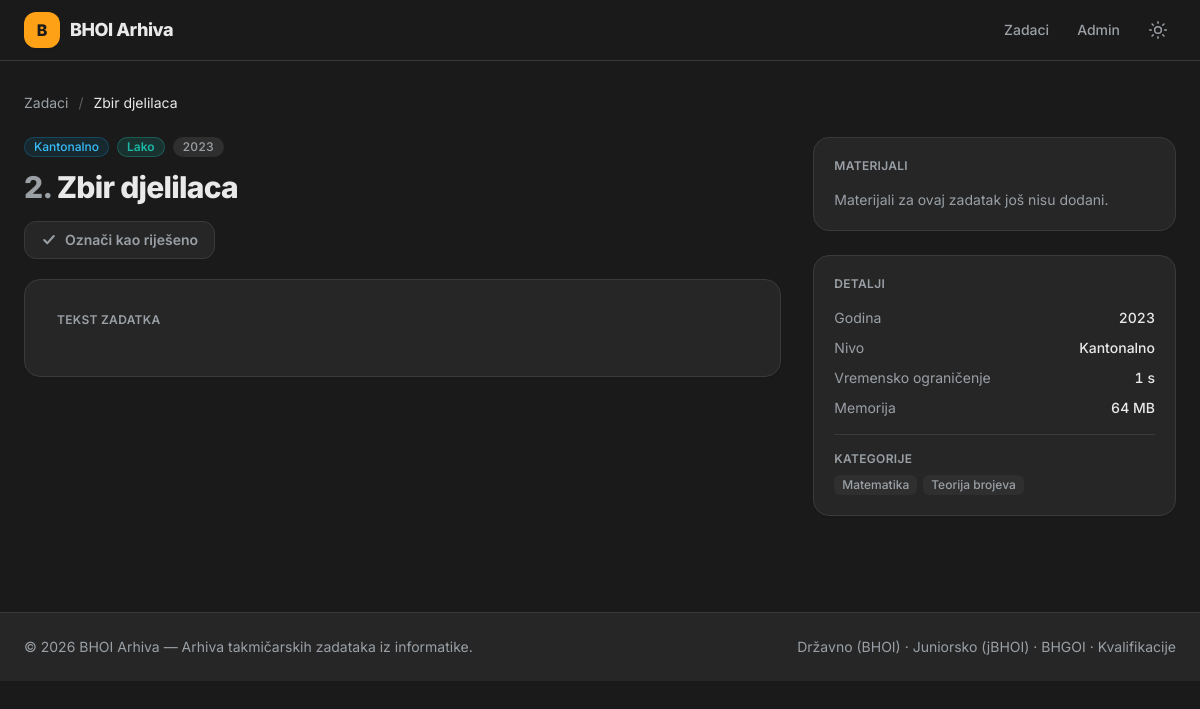
/task.php?id=3, run on the app's committed database.
### tables this page shows
CREATE TABLE `tasks` (
    `id`             INT UNSIGNED NOT NULL AUTO_INCREMENT,
    `title`          VARCHAR(200) NOT NULL,
    `slug`           VARCHAR(220) NOT NULL,
    `statement`      MEDIUMTEXT NULL,                  
    `year`           SMALLINT UNSIGNED NOT NULL,
    `level_id`       INT UNSIGNED NOT NULL,
    `difficulty`     ENUM('Lako','Srednje','Teško') NOT NULL DEFAULT 'Srednje',
                                                       
    `difficulty_rating` TINYINT UNSIGNED NOT NULL DEFAULT 5,  
    `problem_index`  VARCHAR(10) NULL,                 
    `time_limit_ms`  INT UNSIGNED NULL,
    `memory_limit_mb`INT UNSIGNED NULL,
    `pdf_path`       VARCHAR(255) NULL,                
    `tests_path`     VARCHAR(255) NULL,                
    `created_at`     TIMESTAMP NOT NULL DEFAULT CURRENT_TIMESTAMP,
    `updated_at`     TIMESTAMP NOT NULL DEFAULT CURRENT_TIMESTAMP ON UPDATE CURRENT_TIMESTAMP,
    PRIMARY KEY (`id`),
    UNIQUE KEY `uq_tasks_slug` (`slug`),
    KEY `idx_tasks_year` (`year`),
    KEY `idx_tasks_level` (`level_id`),
    KEY `idx_tasks_difficulty` (`difficulty`),
    KEY `idx_tasks_difficulty_rating` (`difficulty_rating`),
    CONSTRAINT `fk_tasks_level`
        FOREIGN KEY (`level_id`) REFERENCES `levels` (`id`)
        ON UPDATE CASCADE ON DELETE RESTRICT
);

CREATE TABLE `levels` (
    `id`         INT UNSIGNED NOT NULL AUTO_INCREMENT,
    `name`       VARCHAR(100) NOT NULL,
    `slug`       VARCHAR(100) NOT NULL,
    `sort_order` TINYINT UNSIGNED NOT NULL DEFAULT 0,  
    PRIMARY KEY (`id`),
    UNIQUE KEY `uq_levels_slug` (`slug`),
    UNIQUE KEY `uq_levels_name` (`name`)
);

CREATE TABLE `tags` (
    `id`   INT UNSIGNED NOT NULL AUTO_INCREMENT,
    `name` VARCHAR(80) NOT NULL,
    `slug` VARCHAR(80) NOT NULL,
    PRIMARY KEY (`id`),
    UNIQUE KEY `uq_tags_slug` (`slug`),
    UNIQUE KEY `uq_tags_name` (`name`)
);

### includes/bootstrap.php (called while the page is built, shortened)
<?php
function e(?string $value): string
{
    return htmlspecialchars($value ?? '', ENT_QUOTES | ENT_SUBSTITUTE, 'UTF-8');
}
function url(string $path = ''): string
{
    return BASE_URL . '/' . ltrim($path, '/');
}
function level_badge(string $slug): string
{
    return match ($slug) {
        'drzavno-bhoi' => 'bg-rose-500/10 text-rose-600 dark:text-rose-400 ring-rose-500/25',
        'jbhoi'        => 'bg-violet-500/10 text-violet-600 dark:text-violet-400 ring-violet-500/25',
        'bhgoi'        => 'bg-fuchsia-500/10 text-fuchsia-600 dark:text-fuchsia-400 ring-fuchsia-500/25',
        'kvalifikacije'=> 'bg-sky-500/10 text-sky-600 dark:text-sky-400 ring-sky-500/25',
        'kantonalno'   => 'bg-sky-500/10 text-sky-600 dark:text-sky-400 ring-sky-500/25',
        'regionalno'   => 'bg-emerald-500/10 text-emerald-600 dark:text-emerald-400 ring-emerald-500/25',
        'federalno'    => 'bg-amber-500/10 text-amber-600 dark:text-amber-400 ring-amber-500/25',
        'republicko'   => 'bg-violet-500/10 text-violet-600 dark:text-violet-400 ring-violet-500/25',
        default        => 'bg-elevated text-muted ring-line',
    };
}
function difficulty_badge(string $difficulty): string
{
    return match ($difficulty) {
        'Lako'    => 'bg-easy/15 text-easy ring-easy/30',
        'Srednje' => 'bg-medium/15 text-medium ring-medium/30',
        'Teško'   => 'bg-hard/15 text-hard ring-hard/30',
        default   => 'bg-elevated text-muted ring-line',
    };
}

### task.php (the view, shortened to what this page needs)
<?php
require_once __DIR__ . '/includes/bootstrap.php';
$id = filter_input(INPUT_GET, 'id', FILTER_VALIDATE_INT);
$pdo = db();
$stmt = $pdo->prepare("
    SELECT t.*, l.name AS level_name, l.slug AS level_slug
    FROM tasks t
    JOIN levels l ON l.id = t.level_id
    WHERE t.id = ?
    LIMIT 1
");
$stmt->execute([$id]);
$task = $stmt->fetch();
$tagStmt = $pdo->prepare("
    SELECT tg.name, tg.slug
    FROM task_tags tt
    JOIN tags tg ON tg.id = tt.tag_id
    WHERE tt.task_id = ?
    ORDER BY tg.name
");
$tagStmt->execute([$id]);
$tags = $tagStmt->fetchAll();
$solStmt = $pdo->prepare("
    SELECT id, language, original_name, file_size, author
    FROM solutions
    WHERE task_id = ?
    ORDER BY language, original_name
");
$solStmt->execute([$id]);
$solutions = $solStmt->fetchAll();
require __DIR__ . '/includes/header.php';
?>
<nav class="mb-6 text-sm text-muted">
    <a href="<?= e(url('index.php')) ?>" class="transition hover:text-accent">Zadaci</a>
    <span class="mx-1.5 opacity-50">/</span>
    <span class="text-fg"><?= e($task['title']) ?></span>
</nav>
<div class="grid grid-cols-1 gap-8 lg:grid-cols-3">
    <article class="lg:col-span-2">
        <header class="mb-5">
            <div class="mb-3 flex flex-wrap items-center gap-2">
                <span class="inline-flex items-center rounded-full px-2.5 py-0.5 text-xs font-medium ring-1 ring-inset <?= level_badge($task['level_slug']) ?>">
                    <?= e($task['level_name']) ?>
                </span>
                <span class="inline-flex items-center rounded-full px-2.5 py-0.5 text-xs font-semibold ring-1 ring-inset <?= difficulty_badge($task['difficulty']) ?>">
                    <?= e($task['difficulty']) ?>
                </span>
                <span class="inline-flex items-center rounded-full bg-elevated px-2.5 py-0.5 text-xs font-medium text-muted tabular-nums">
                    <?= e((string) $task['year']) ?>
                </span>
            </div>
            <h1 class="text-3xl font-extrabold tracking-tight text-fg">
                <?php if ($task['problem_index'] !== null && $task['problem_index'] !== ''): ?>
                    <span class="text-muted"><?= e($task['problem_index']) ?>.</span>
                <?php endif; ?>
                <?= e($task['title']) ?>
            </h1>
            <button id="mark-done" type="button" data-id="<?= (int) $task['id'] ?>"
                    class="mt-4 inline-flex items-center gap-2 rounded-xl border border-line bg-card px-4 py-2 text-sm font-semibold text-muted transition hover:border-done/50 hover:text-fg">
                <svg class="h-4 w-4" viewBox="0 0 20 20" fill="none" stroke="currentColor" stroke-width="2.5"><path stroke-linecap="round" stroke-linejoin="round" d="M4 10l4 4 8-9"/></svg>
                <span id="mark-done-label">Označi kao riješeno</span>
            </button>
        </header>
        <div class="rounded-2xl border border-line bg-card p-6 shadow-sm sm:p-8">
            <h2 class="mb-4 text-xs font-semibold uppercase tracking-wide text-muted">Tekst zadatka</h2>
        </div>
    </article>
    <aside class="space-y-6">
        <div class="rounded-2xl border border-line bg-card p-5 shadow-sm">
            <h2 class="mb-4 text-xs font-semibold uppercase tracking-wide text-muted">Materijali</h2>
            <?php if (!$task['pdf_path'] && !$task['tests_path'] && !$solutions): ?>
                <p class="text-sm text-muted">Materijali za ovaj zadatak još nisu dodani.</p>
            <?php endif; ?>
        </div>
        <div class="rounded-2xl border border-line bg-card p-5 shadow-sm">
            <h2 class="mb-4 text-xs font-semibold uppercase tracking-wide text-muted">Detalji</h2>
            <dl class="space-y-2.5 text-sm">
                <div class="flex justify-between gap-4">
                    <dt class="text-muted">Godina</dt>
                    <dd class="font-medium text-fg tabular-nums"><?= e((string) $task['year']) ?></dd>
                </div>
                <div class="flex justify-between gap-4">
                    <dt class="text-muted">Nivo</dt>
                    <dd class="font-medium text-fg"><?= e($task['level_name']) ?></dd>
                </div>
                <?php if ($task['time_limit_ms']): ?>
                <div class="flex justify-between gap-4">
                    <dt class="text-muted">Vremensko ograničenje</dt>
                    <dd class="font-medium text-fg tabular-nums"><?= e((string) ($task['time_limit_ms'] / 1000)) ?> s</dd>
                </div>
                <?php endif; ?>
                <?php if ($task['memory_limit_mb']): ?>
                <div class="flex justify-between gap-4">
                    <dt class="text-muted">Memorija</dt>
                    <dd class="font-medium text-fg tabular-nums"><?= e((string) $task['memory_limit_mb']) ?> MB</dd>
                </div>
                <?php endif; ?>
            </dl>
            <?php if ($tags): ?>
                <div class="mt-4 border-t border-line pt-4">
                    <p class="mb-2 text-xs font-semibold uppercase tracking-wide text-muted">Kategorije</p>
                    <div class="flex flex-wrap gap-1.5">
                        <?php foreach ($tags as $tg): ?>
                            <a href="<?= e(url('index.php?tag=' . urlencode($tg['slug']))) ?>"
                               class="inline-flex items-center rounded-md bg-elevated px-2 py-0.5 text-xs font-medium text-muted transition hover:bg-accent/15 hover:text-accent">
                                <?= e($tg['name']) ?>
                            </a>
                        <?php endforeach; ?>
                    </div>
                </div>
            <?php endif; ?>
        </div>
    </aside>
</div>
<link rel="stylesheet" href="https://cdnjs.cloudflare.com/ajax/libs/highlight.js/11.9.0/styles/github-dark.min.css">
<link rel="stylesheet" href="https://cdn.jsdelivr.net/npm/katex@0.16.9/dist/katex.min.css">
<?php require __DIR__ . '/includes/footer.php'; ?>

### includes/theme_head.php (style rules this page uses)
:root { color-scheme: light; --bg: #f5f6f8; --card: #ffffff; --elevated: #eceef1; --fg: #15181c; --muted: #5b636e; --line: #e3e6ea; }
.dark { color-scheme: dark; --bg: #1a1a1a; --card: #262626; --elevated: #2f2f2f; --fg: #e9e9ea; --muted: #9aa0a6; --line: #3a3a3a; }
body { -webkit-font-smoothing: antialiased; }

### data on the page
tasks: title "Zbir djelilaca", level.name "Kantonalno", difficulty "Lako", year "2023", problem_index "2", $task['time_limit_ms']/1000 "1", memory_limit_mb "64"
tags: name "Matematika"
tags: name "Teorija brojeva"

### other printed values
APP_NAME "BHOI Arhiva"
